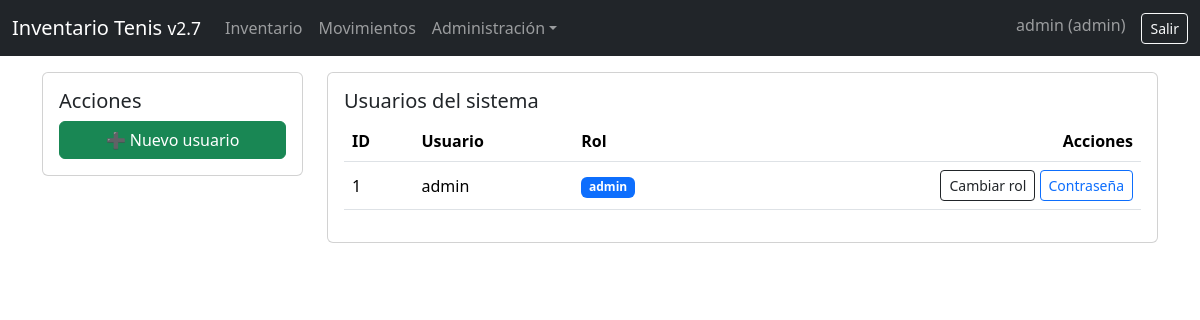
/usuarios (signed in), run on the app's committed database.
### app.py (models this page shows)
class Usuario(UserMixin, db.Model):
    __tablename__ = 'usuarios'
    id = db.Column(db.Integer, primary_key=True)
    nombre = db.Column(db.String(150), unique=True, nullable=False)
    password = db.Column(db.String(150), nullable=False)
    rol = db.Column(db.String(50), nullable=False, default='vendedor')

### app.py (the view)
@app.route('/usuarios')
@login_required
@admin_required
def usuarios_list():
    usuarios = Usuario.query.order_by(Usuario.id.asc()).all()
    return render_template('usuarios_list.html', usuarios=usuarios)

### app.py (called while the page is built)
@login_manager.user_loader
def load_user(user_id):
    return Usuario.query.get(int(user_id))

def admin_required(f):
    @wraps(f)
    def wrapper(*args, **kwargs):
        if not current_user.is_authenticated:
            return login_manager.unauthorized()
        if current_user.rol != 'admin':
            flash('No tienes permisos de administrador.', 'danger')
            return redirect(url_for('index'))
        return f(*args, **kwargs)
    return wrapper

### templates/usuarios_list.html (shortened to what this page needs)
{% extends 'base.html' %}{% block content %}
<div class="row">
  <div class="col-12 col-lg-3">
    <div class="card mb-3"><div class="card-body"><h5 class="card-title">Acciones</h5>
      <a class="btn btn-success w-100" href="{{ url_for('usuarios_nuevo') }}">➕ Nuevo usuario</a>
    </div></div>
  </div>
  <div class="col-12 col-lg-9">
    <div class="card"><div class="card-body">
      <h5 class="card-title">Usuarios del sistema</h5>
      <div class="table-responsive"><table class="table table-hover align-middle">
        <thead><tr><th>ID</th><th>Usuario</th><th>Rol</th><th class="text-end">Acciones</th></tr></thead>
        <tbody>
        {% for u in usuarios %}
          <tr>
            <td>{{ u.id }}</td><td>{{ u.nombre }}</td>
            <td>{% if u.rol=='admin' %}<span class="badge bg-primary">admin</span>{% else %}<span class="badge bg-secondary">vendedor</span>{% endif %}</td>
            <td class="text-end">
              <a class="btn btn-sm btn-outline-dark" href="{{ url_for('usuarios_cambiar_rol', user_id=u.id) }}">Cambiar rol</a>
              <a class="btn btn-sm btn-outline-primary" href="{{ url_for('usuarios_password', user_id=u.id) }}">Contraseña</a>
            </td>
          </tr>
        {% endfor %}
        </tbody></table></div>
    </div></div>
  </div>
</div>
{% endblock %}

### templates/base.html (shortened to what this page needs)
<!doctype html>
<html lang="es"><head><meta charset="utf-8"><meta name="viewport" content="width=device-width, initial-scale=1"><title>Inventario Tenis</title>
<link href="https://cdn.jsdelivr.net/npm/bootstrap@5.3.2/dist/css/bootstrap.min.css" rel="stylesheet">
<script src="https://cdn.jsdelivr.net/npm/chart.js@4.4.0/dist/chart.umd.min.js"></script></head>
<body>
<nav class="navbar navbar-expand-lg bg-dark navbar-dark"><div class="container-fluid">
  <a class="navbar-brand" href="{{ url_for('index') }}">Inventario Tenis <small>v2.7</small></a>
  <div class="collapse navbar-collapse" id="nav">
    <ul class="navbar-nav me-auto">
      <li class="nav-item"><a class="nav-link" href="{{ url_for('inventario_view') }}">Inventario</a></li>
      <li class="nav-item"><a class="nav-link" href="{{ url_for('movimientos_list') }}">Movimientos</a></li>
      {% if current_user.is_authenticated and current_user.rol=='admin' %}
      <li class="nav-item dropdown"><a class="nav-link dropdown-toggle" data-bs-toggle="dropdown" href="#">Administración</a>
        </li>
      {% endif %}
    </ul>
    <ul class="navbar-nav">
      {% if current_user.is_authenticated %}
        <li class="nav-item"><span class="navbar-text me-3">{{ current_user.nombre }} ({{ current_user.rol }})</span></li>
        <li class="nav-item"><a class="btn btn-sm btn-outline-light" href="{{ url_for('logout') }}">Salir</a></li>
      {% else %}
        <li class="nav-item"><a class="btn btn-sm btn-outline-light" href="{{ url_for('login') }}">Entrar</a></li>
      {% endif %}
    </ul>
  </div>
</div></nav>
<div class="container py-3">
  {% block content %}{% endblock %}
</div>
</body></html>

### data on the page
Usuario: nombre "admin", rol "admin", id "1"
